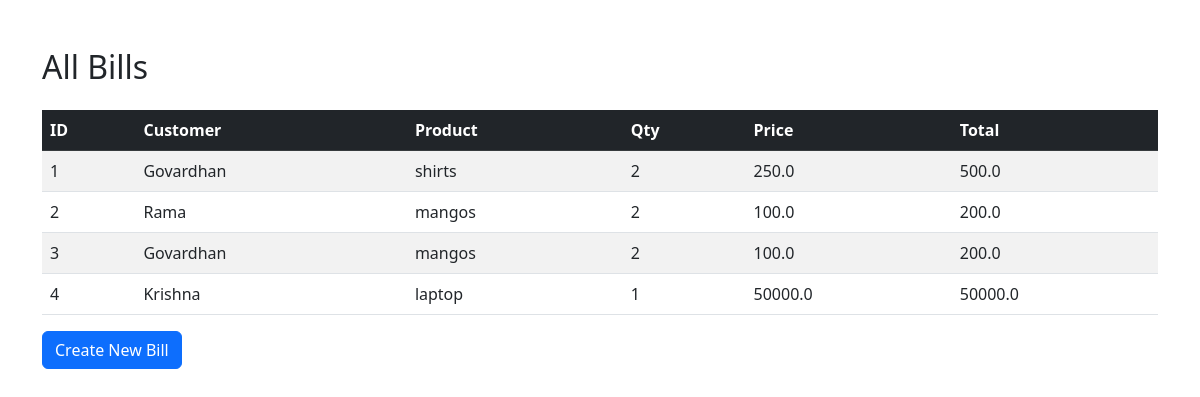
/view, run on the app's committed database.
### tables this page shows
CREATE TABLE bills (
            id INTEGER PRIMARY KEY AUTOINCREMENT,
            customer TEXT NOT NULL,
            product TEXT NOT NULL,
            qty INTEGER NOT NULL,
            price REAL NOT NULL,
            total REAL NOT NULL
        );

### app.py (the view)
@app.route('/view')
def view_bills():
    conn = sqlite3.connect(DB_PATH)
    c = conn.cursor()
    c.execute("SELECT * FROM bills")
    rows = c.fetchall()
    conn.close()
    return render_template('view_bills.html', data=rows)

### templates/view_bills.html (shortened to what this page needs)
<!DOCTYPE html>
<html lang="en">
<head>
    <link href="https://cdn.jsdelivr.net/npm/bootstrap@5.3.0/dist/css/bootstrap.min.css" rel="stylesheet">
</head>
<body class="container mt-5">
    <h2 class="mb-4">All Bills</h2>
    <table class="table table-striped">
        <thead class="table-dark">
            <tr>
                <th>ID</th>
                <th>Customer</th>
                <th>Product</th>
                <th>Qty</th>
                <th>Price</th>
                <th>Total</th>
            </tr>
        </thead>
        <tbody>
            {% for row in data %}
            <tr>
                <td>{{ row[0] }}</td>
                <td>{{ row[1] }}</td>
                <td>{{ row[2] }}</td>
                <td>{{ row[3] }}</td>
                <td>{{ row[4] }}</td>
                <td>{{ row[5] }}</td>
            </tr>
            {% endfor %}
        </tbody>
    </table>
    <a href="/" class="btn btn-primary">Create New Bill</a>
</body>
</html>

### data on the page
bills: id "1", customer "Govardhan", product "shirts", qty "2", price "250.0", total "500.0"
bills: id "2", customer "Rama", product "mangos", qty "2", price "100.0", total "200.0"
bills: id "3", customer "Govardhan", product "mangos", qty "2", price "100.0", total "200.0"
bills: id "4", customer "Krishna", product "laptop", qty "1", price "50000.0", total "50000.0"
